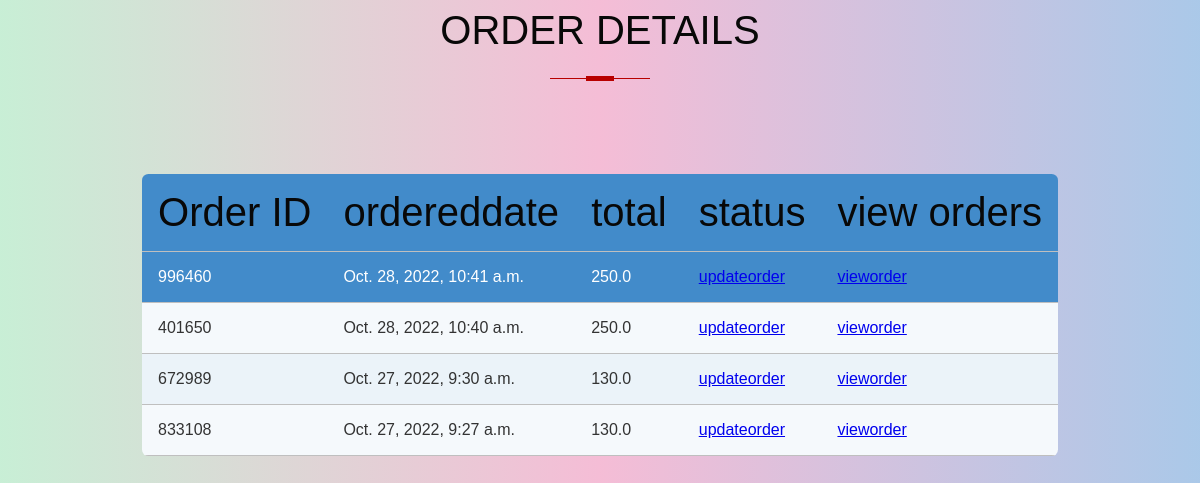
The page /takeorder/ (signed in) on the database its author committed.
### store/models.py (models this page shows)
class Order(models.Model):
    id = models.IntegerField(primary_key=True, editable=False)
    order_id = models.CharField(null=True, max_length=50)
    user = models.ForeignKey(User, verbose_name="User", on_delete=models.CASCADE, null=True)
    total = models.FloatField(null=True)
    subtotal = models.FloatField(null=True)
    gst = models.IntegerField(null=True)
    address = models.ForeignKey(Customerdetails, verbose_name="Shipping Address", on_delete=models.CASCADE, null=True)
    ordered_date = models.DateTimeField(default=datetime.now, blank=True, verbose_name="Ordered Date")
    status = models.CharField(
        choices=STATUS_CHOICES,
        max_length=50,
        default="pending"
    )

### store/views.py (the view)
# urls.py: path('takeorder/',views.stafftakeorder,name='stafftakeorder'),
def stafftakeorder(request):
    orders = Order.objects.filter(user=request.user).order_by('-id')
    return render(request, 'staff/takeorder.html', {'orders': orders})

### store/context_preprocessors.py (called while the page is built)
def store_menu(request):
    categories = Category.objects.filter(is_active=True)
    context = {
        'categories_menu': categories,
    }
    return context

def cart_menu(request):
    if request.user.is_authenticated:
        cart_items= Cart.objects.filter(user=request.user)
        context = {
            'cart_items': cart_items,
        }
    else:
        context = {}
    return context

### templates/staff/takeorder.html (shortened to what this page needs)
<!DOCTYPE html>
<html lang="en">
<head>
</head>
<body> <div class="one">
    <h1>ORDER DETAILS</h1>
  </div> <br><br><br><br><br>
<table class="rwd-table">
    <thead class="thead-dark">
    <tr>
         <th><h1>Order ID</h1></th>
      <th><h1>ordereddate</h1></th>
      <th><h1>total</h1></th>
        <th><h1>status</h1></th>
        <th><h1>view orders</h1></th>
    </tr>
    </thead>
    <tbody>
{% block content %}
{% for Order in orders %}
    <tr>
  <td>{{Order.order_id}}</td>
      <td>{{Order.ordered_date}}</td>
      <td>{{Order.total}}</td>
         <td>
                   <a href="{% url 'store:staffupdateorder' Order.id %}"><span class="glyphicon glyphicon-pencil" >updateorder</span></a>
         </td>
        <td>
            <a href="{% url 'store:staffvieworderdetails' Order.id %}"><span class="glyphicon glyphicon-pencil" >vieworder</span></a>
        </td>
    </tr>
 {% endfor %}
    </tbody>
</table>
<br>
<br>
{% endblock %}
</body>
</html>

### templates/staff/takeorder.html (style rules this page uses)
body { color: #1a1a1a; font-family: "Poppins", sans-serif; background: hsla(141, 54%, 86%, 1); background: linear-gradient( to right, hsla(141, 54%, 86%, 1) 0%, hsla(333, 73%, 85%, 1) 50%, hsla(211, 58%, 79%, 1) 100% ); background: -moz-linear-gradient( to right, hsla(141, 54%, 86%, 1) 0%, hsla(333, 73%, 85%, 1) 50%, hsla(211, 58%, 79%, 1) 100% ); background: -webkit-linear-gradient( to right, hsla(141, 54%, 86%, 1) 0%, hsla(333, 73%, 85%, 1) 50%, hsla(211, 58%, 79%, 1) 100% ); }
.rwd-table { margin: auto; min-width: 300px; max-width: 100%; border-collapse: collapse; }
.rwd-table tr:first-child { border-top: none; background: #428bca; color: #fff; }
.rwd-table tr { border-top: 1px solid #ddd; border-bottom: 1px solid #ddd; background-color: #f5f9fc; }
.rwd-table tr:nth-child(odd):not(:first-child) { background-color: #ebf3f9; }
.rwd-table th { display: none; }
.rwd-table td { display: block; }
.rwd-table td:first-child { margin-top: .5em; }
.rwd-table td:last-child { margin-bottom: .5em; }
.rwd-table td:before { content: attr(data-th) ": "; font-weight: bold; width: 120px; display: inline-block; color: #000; }
.rwd-table th, .rwd-table td { text-align: left; }
.rwd-table { color: #333; border-radius: .4em; overflow: hidden; }
.rwd-table tr { border-color: #bfbfbf; }
.rwd-table th, .rwd-table td { padding: .5em 1em; }
@media screen and (min-width: 600px) { .rwd-table td:before { display: none; } }
@media screen and (min-width: 600px) { .rwd-table th, .rwd-table td { display: table-cell; padding: .25em .5em; } }
@media screen and (min-width: 600px) { .rwd-table th:first-child, .rwd-table td:first-child { padding-left: 0; } }
@media screen and (min-width: 600px) { .rwd-table th:last-child, .rwd-table td:last-child { padding-right: 0; } }
@media screen and (min-width: 600px) { .rwd-table th, .rwd-table td { padding: 1em !important; } }
h1 { position: relative; padding: 0; margin: 0; font-family: "Raleway", sans-serif; font-weight: 300; font-size: 40px; color: #080808; -webkit-transition: all 0.4s ease 0s; -o-transition: all 0.4s ease 0s; transition: all 0.4s ease 0s; }
.one h1 { text-align: center; text-transform: uppercase; padding-bottom: 5px; }
.one h1:before { width: 28px; height: 5px; display: block; content: ""; position: absolute; bottom: 3px; left: 50%; margin-left: -14px; background-color: #b80000; }
.one h1:after { width: 100px; height: 1px; display: block; content: ""; position: relative; margin-top: 25px; left: 50%; margin-left: -50px; background-color: #b80000; }

### rows shown on the page
Order: order_id "996460", ordered_date "Oct. 28, 2022, 10:41 a.m.", total "250.0"
Order: order_id "401650", ordered_date "Oct. 28, 2022, 10:40 a.m.", total "250.0"
Order: order_id "672989", ordered_date "Oct. 27, 2022, 9:30 a.m.", total "130.0"
Order: order_id "833108", ordered_date "Oct. 27, 2022, 9:27 a.m.", total "130.0"
